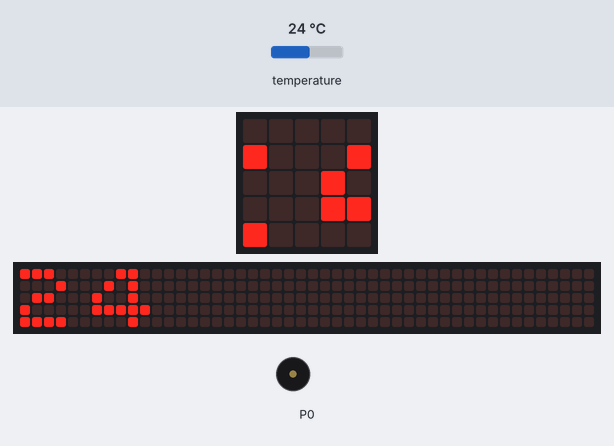
A program run on a simulated BBC micro:bit (MakeCode). On the bench: the board's 5×5 LED display, a strip that is not on the board, showing the scrolling text unrolled, buzzer (waves = sounding). The test bench sets the inputs (shaded band); at power-on: temperature 24 °C. The 48×5 strip is a reading aid, not a part: it shows the text the display is scrolling, unrolled, one strip-width of it at a time.

Above: at 1.27 s.
1.3 s: temperature set to 26.5 °C
At 4.4 s:
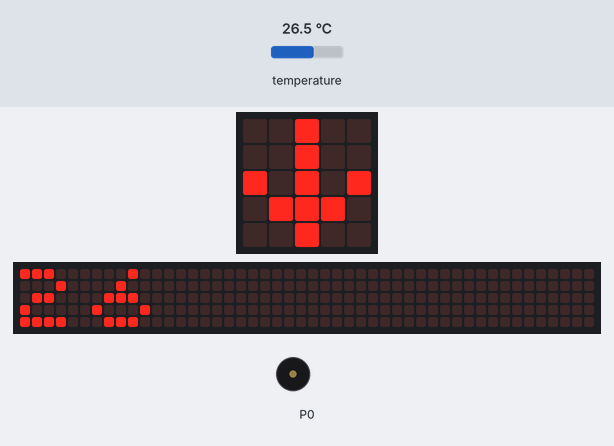
5.8 s: temperature set to 27.6 °C
At 7.4 s:
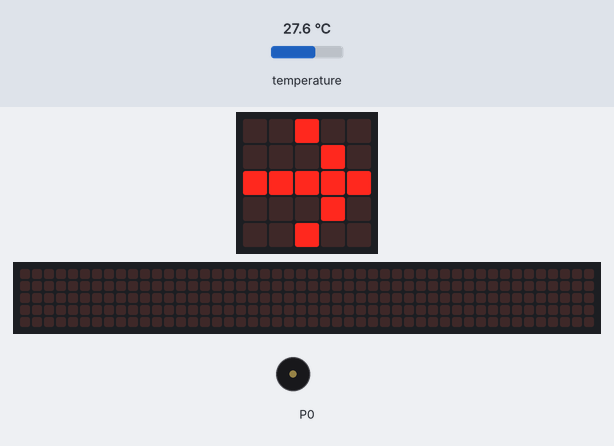
10.7 s: temperature set to 33.4 °C
At 11.04 s:
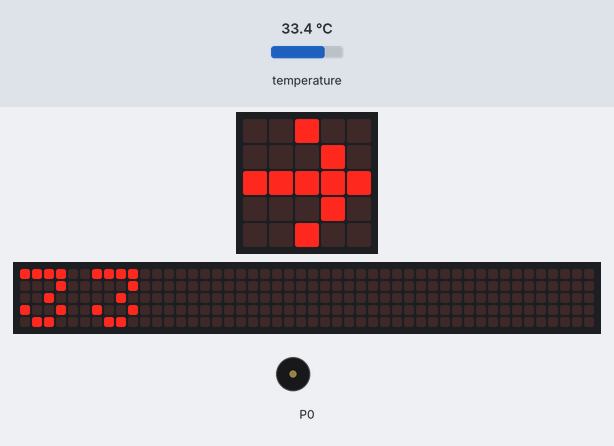
12.7 s: temperature set to 34.6 °C
At 15.0 s:
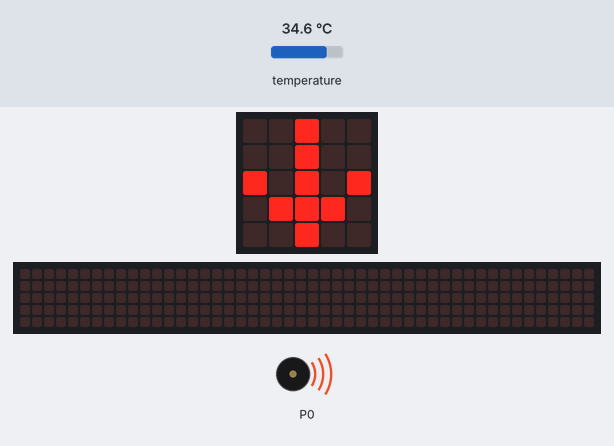
16.7 s: temperature set to 41 °C
At 19.9 s:
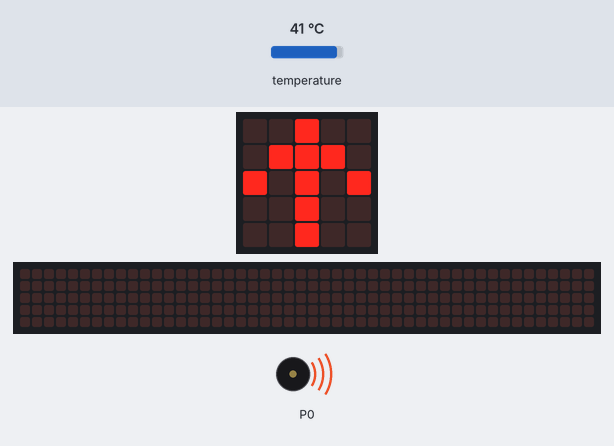
21.6 s: temperature set to 33 °C
At 23.09 s:
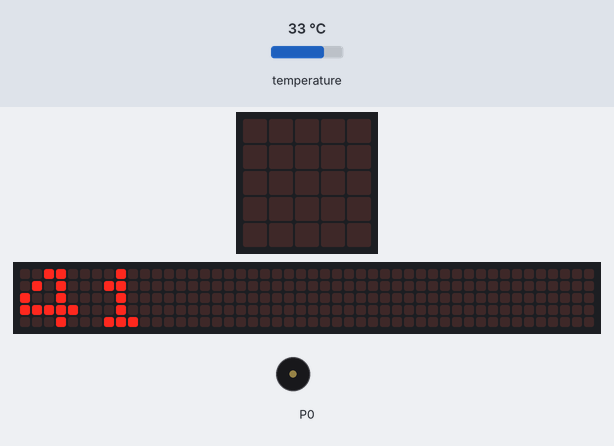
Timing chart, 0 to 24.6 s (numbered marks = the images above; inputs shaded):
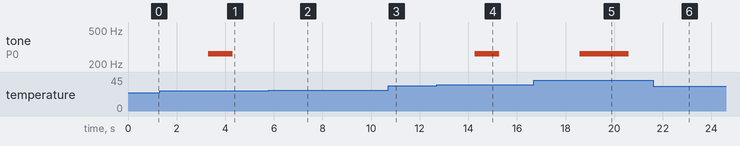

The program:

main.ts
```typescript
basic.forever(function () {
    basic.showNumber(input.temperature())
    if (input.temperature() > 26 && input.temperature() < 34) {
        basic.showArrow(ArrowNames.East)
    } else {
        if (input.temperature() > 34) {
            basic.showArrow(ArrowNames.North)
            music.playTone(262, music.beat(BeatFraction.Breve))
        } else {
            basic.showArrow(ArrowNames.South)
            music.playTone(262, music.beat(BeatFraction.Double))
        }
    }
})
```

test.ts
```typescript
// aquí va el archivo "tests"; esto no se compilará cuando este paquete se utilice como una extensión.
```

Measured:
- the behaviour switches between 26.9 and 27 °C on temperature (found by bisection; images 1 and 2)
- the behaviour switches between 33.9 and 34 °C on temperature (found by bisection; images 3 and 4)
- after the input at 5.8 s, tone on P0: stays silent (without the input it goes to 262 Hz after 1.8 s); the display: first differs from a run without the input after 1.2 s (image 2)
- after the input at 12.7 s, tone on P0: silent → 262 Hz after 1.6 s, → silent 1.0 s later; the display: first differs from a run without the input after 0.97 s (image 4)
- after the input at 16.7 s, the display: first differs from a run without the input after 1.3 s (image 5)
- after the input at 21.6 s, tone on P0: stays silent (without the input it goes to 262 Hz after 2.3 s)
- what the display in image 2 shows lasts 0.6 s, from 7.0 s to 7.6 s
